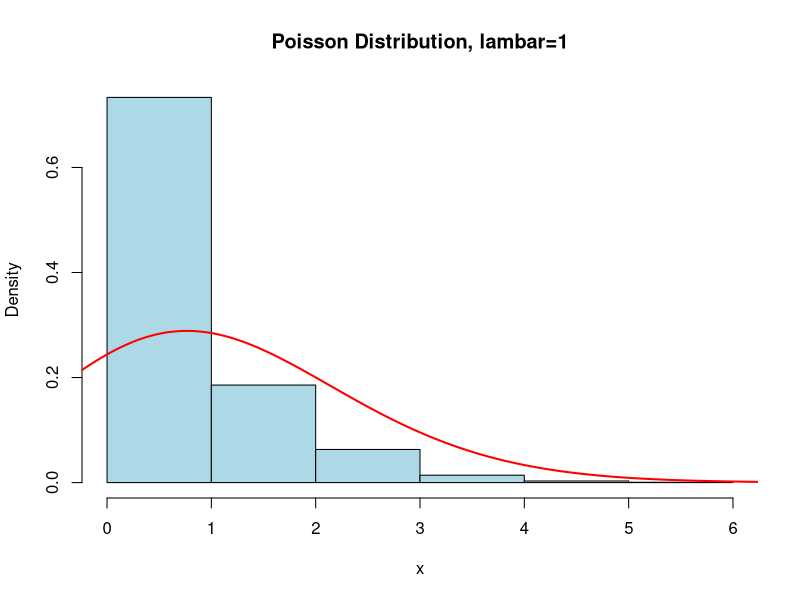

Generate this figure with R:
N <- 10000
x <- rpois(N,1) # generate the poisson probabilities randomly with lambar of 1
# we plot the graph of the distribution based on the values of x generated
hist(x, xlim = c(min(x), max(x)), probability = T, nclass = max(x)-min(x)+1, col ='lightblue', main = 'Poisson Distribution, lambar=1')
# draws a line of color red to show the trend of the distribution
lines(density(x, bw=1), col ='red', lwd = 2)
